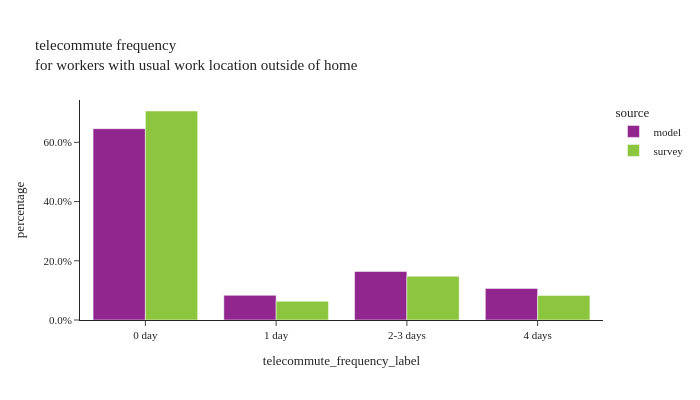

The cell this chart's notebook holds for it:
### Code cell
util.plot_share_barchart(per_data, 'person_weight', 'telecommute_frequency_label', title="telecommute frequency<br>for workers with usual work location outside of home")

### Figure 1 — Plotly figure (JSON) as saved in the notebook; plotly's stock layout.template omitted (floating-point values rounded to 4 significant figures)
{"data": [{"alignmentgroup": "True", "customdata": [[1283099], [165486], [325763], [211809]], "hovertemplate": "source=model<br>telecommute_frequency_label=%{x}<br>percentage=%{y}<br>sample_size=%{customdata[0]}<extra></extra>", "legendgroup": "model", "marker": {"color": "#91268F", "pattern": {"shape": ""}}, "name": "model", "offsetgroup": "model", "orientation": "v", "showlegend": true, "textposition": "auto", "type": "bar", "x": ["0 day", "1 day", "2-3 days", "4 days"], "xaxis": "x", "y": [0.646, 0.08332, 0.164, 0.1066], "yaxis": "y"}, {"alignmentgroup": "True", "customdata": [[1517], [199], [658], [450]], "hovertemplate": "source=survey<br>telecommute_frequency_label=%{x}<br>percentage=%{y}<br>sample_size=%{customdata[0]}<extra></extra>", "legendgroup": "survey", "marker": {"color": "#8CC63E", "pattern": {"shape": ""}}, "name": "survey", "offsetgroup": "survey", "orientation": "v", "showlegend": true, "textposition": "auto", "type": "bar", "x": ["0 day", "1 day", "2-3 days", "4 days"], "xaxis": "x", "y": [0.7058, 0.06337, 0.148, 0.08288], "yaxis": "y"}], "layout": {"barmode": "group", "height": 400, "legend": {"title": {"text": "source"}, "tracegroupgap": 0}, "title": {"text": "telecommute frequency<br>for workers with usual work location outside of home"}, "width": 700, "xaxis": {"anchor": "y", "domain": [0.0, 1.0], "title": {"text": "telecommute_frequency_label"}}, "yaxis": {"anchor": "x", "domain": [0.0, 1.0], "tickformat": ".1%", "title": {"text": "percentage"}}}}
